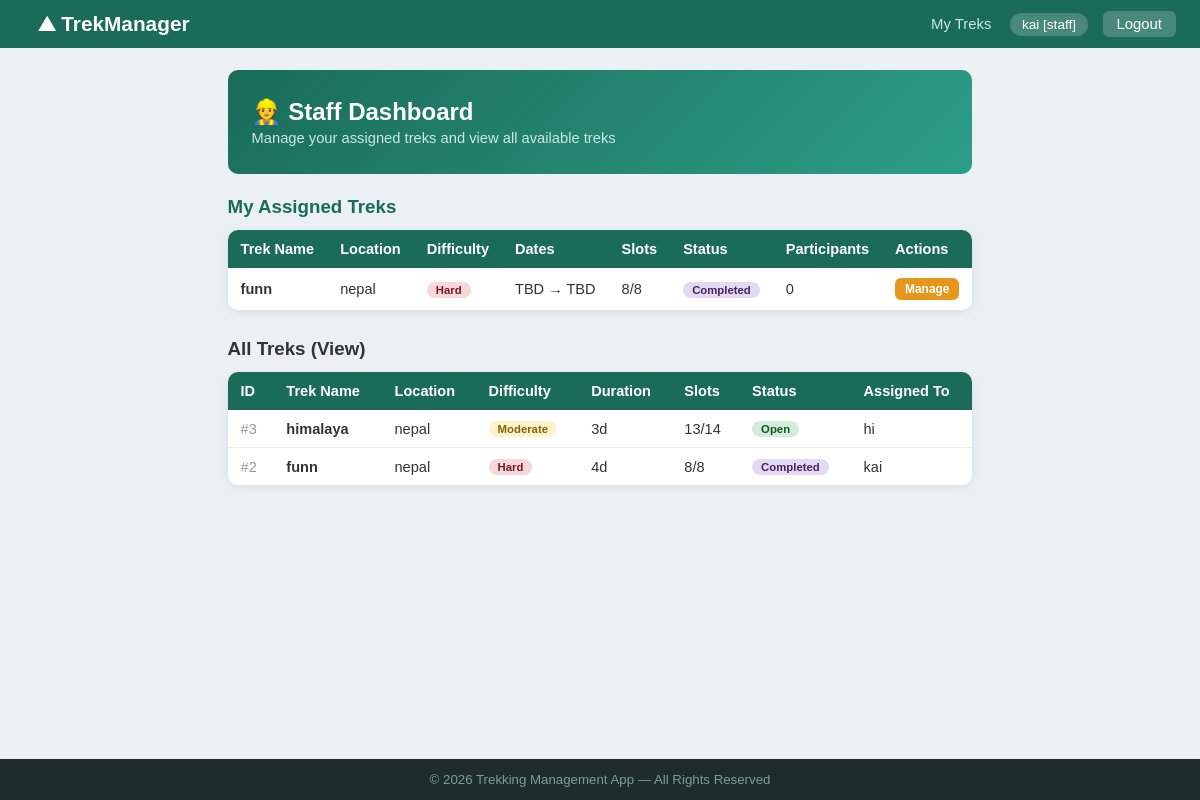
Screenshot of /staff/dashboard (signed in) with the database file from the repository.
### models.py (models this page shows, shortened)
class User(db.Model):
    __tablename__ = 'users'
    id               = db.Column(db.Integer, primary_key=True)
    username         = db.Column(db.String(80), unique=True, nullable=False)
    email            = db.Column(db.String(120), unique=True, nullable=False)
    password         = db.Column(db.String(200), nullable=False)
    role             = db.Column(db.String(20), nullable=False, default='user')   # admin / staff / user
    status           = db.Column(db.String(20), nullable=False, default='active') # active / blacklisted
    approval_status  = db.Column(db.String(20), nullable=True, default='pending') # pending / approved / blacklisted
    phone            = db.Column(db.String(20), nullable=True)
    created_at       = db.Column(db.DateTime, default=datetime.utcnow)
    bookings = db.relationship('Booking', backref='user', lazy=True)

class Trek(db.Model):
    __tablename__ = 'treks'
    id              = db.Column(db.Integer, primary_key=True)
    name            = db.Column(db.String(150), nullable=False)
    location        = db.Column(db.String(150), nullable=False)
    difficulty      = db.Column(db.String(20), nullable=False)          # Easy / Moderate / Hard
    duration        = db.Column(db.Integer, nullable=False)             # days
    available_slots = db.Column(db.Integer, nullable=False, default=10)
    total_slots     = db.Column(db.Integer, nullable=False, default=10)
    status          = db.Column(db.String(20), nullable=False, default='Approved')  # Approved / Open / Closed / Completed
    start_date      = db.Column(db.Date, nullable=True)
    end_date        = db.Column(db.Date, nullable=True)
    description     = db.Column(db.Text, nullable=True)
    created_at      = db.Column(db.DateTime, default=datetime.utcnow)
    assigned_staff_id = db.Column(db.Integer, db.ForeignKey('users.id'), nullable=True)
    assigned_staff    = db.relationship('User', backref='assigned_treks', foreign_keys=[assigned_staff_id])
    bookings = db.relationship('Booking', backref='trek', lazy=True)

### app.py (the view)
@app.route('/staff/dashboard')
def staff_dashboard():
    user = get_current_user()
    if not user or user.role != 'staff':
        flash('Access denied.', 'danger')
        return redirect(url_for('login'))
    assigned_treks = Trek.query.filter_by(assigned_staff_id=user.id).all()
    all_treks = Trek.query.order_by(Trek.id.desc()).all()
    return render_template('staff/dashboard.html', assigned_treks=assigned_treks, all_treks=all_treks)

### app.py (called while the page is built)
def get_current_user():
    if 'user_id' in session:
        return User.query.get(session['user_id'])
    return None

@app.context_processor
def inject_user():
    return dict(current_user=get_current_user)

### templates/staff/dashboard.html (shortened to what this page needs)
{% extends 'base.html' %}
{% block bodyclass %}bg-staff{% endblock %}
{% block content %}
<div class="container">
    <div style="background: linear-gradient(135deg, #1a6b5a, #2d9e88); border-radius: 10px; padding: 28px 24px; color: #fff; margin-bottom: 22px;">
        <h2 style="font-size:1.5em; font-weight:bold; margin-bottom:4px;">&#128119; Staff Dashboard</h2>
        <p style="color:#cce8e3; font-size:0.92em;">Manage your assigned treks and view all available treks</p>
    </div>
    <h3 style="margin-bottom:12px; color:#1a6b5a;">My Assigned Treks</h3>
    {% if assigned_treks %}
    <div class="table-wrap" style="margin-bottom:28px;">
        <table>
            <thead><tr><th>Trek Name</th><th>Location</th><th>Difficulty</th><th>Dates</th><th>Slots</th><th>Status</th><th>Participants</th><th>Actions</th></tr></thead>
            <tbody>
            {% for trek in assigned_treks %}
            {% set booked_count = trek.bookings | selectattr('status','equalto','Booked') | list | length %}
            <tr>
                <td><b>{{ trek.name }}</b></td>
                <td>{{ trek.location }}</td>
                <td><span class="badge badge-{{ trek.difficulty | lower }}">{{ trek.difficulty }}</span></td>
                <td>{{ trek.start_date.strftime('%d %b %Y') if trek.start_date else 'TBD' }} &rarr; {{ trek.end_date.strftime('%d %b %Y') if trek.end_date else 'TBD' }}</td>
                <td>{{ trek.available_slots }}/{{ trek.total_slots }}</td>
                <td><span class="badge badge-{{ trek.status | lower }}">{{ trek.status }}</span></td>
                <td>{{ booked_count }}</td>
                <td><a href="{{ url_for('staff_trek_detail', trek_id=trek.id) }}" class="btn btn-amber btn-sm">Manage</a></td>
            </tr>
            {% endfor %}
            </tbody>
        </table>
    </div>
    {% else %}
    <div class="alert alert-info" style="margin-bottom:28px;">No treks assigned to you yet by admin.</div>
    {% endif %}
    <h3 style="margin-bottom:12px; color:#333;">All Treks (View)</h3>
    {% if all_treks %}
    <div class="table-wrap">
        <table>
            <thead><tr><th>ID</th><th>Trek Name</th><th>Location</th><th>Difficulty</th><th>Duration</th><th>Slots</th><th>Status</th><th>Assigned To</th></tr></thead>
            <tbody>
            {% for trek in all_treks %}
            <tr>
                <td style="color:#999;">#{{ trek.id }}</td>
                <td><b>{{ trek.name }}</b></td>
                <td>{{ trek.location }}</td>
                <td><span class="badge badge-{{ trek.difficulty | lower }}">{{ trek.difficulty }}</span></td>
                <td>{{ trek.duration }}d</td>
                <td>{{ trek.available_slots }}/{{ trek.total_slots }}</td>
                <td><span class="badge badge-{{ trek.status | lower }}">{{ trek.status }}</span></td>
                <td>{% if trek.assigned_staff %}{{ trek.assigned_staff.username }}{% else %}<span style="color:#aaa;">Unassigned</span>{% endif %}</td>
            </tr>
            {% endfor %}
            </tbody>
        </table>
    </div>
    {% else %}
    <div class="alert alert-info">No treks in the system yet.</div>
    {% endif %}
</div>
{% endblock %}

### templates/base.html (shortened to what this page needs)
<!DOCTYPE html>
<html lang="en">
<head>
</head>
<body class="{% block bodyclass %}bg-login{% endblock %}">
<nav>
    <a href="{{ url_for('index') }}" class="brand">&#9968; TrekManager</a>
    <div>
        {% if session.user_id %}
            {% set user = current_user() %}
            {% if user.role == 'admin' %}
                <a href="{{ url_for('admin_dashboard') }}">Dashboard</a>
                <a href="{{ url_for('admin_treks') }}">Treks</a>
                <a href="{{ url_for('admin_staff') }}">Staff</a>
                <a href="{{ url_for('admin_users') }}">Users</a>
                <a href="{{ url_for('admin_bookings') }}">Bookings</a>
            {% elif user.role == 'staff' %}
                <a href="{{ url_for('staff_dashboard') }}">My Treks</a>
            {% else %}
                <a href="{{ url_for('user_dashboard') }}">Dashboard</a>
                <a href="{{ url_for('user_browse_treks') }}">Browse Treks</a>
                <a href="{{ url_for('user_profile') }}">Profile</a>
            {% endif %}
            <span class="username-badge">{{ user.username }} [{{ user.role }}]</span>
            <a href="{{ url_for('logout') }}" class="logout-btn">Logout</a>
        {% else %}
            <a href="{{ url_for('login') }}">Login</a>
            <a href="{{ url_for('register') }}" class="logout-btn">Register</a>
        {% endif %}
    </div>
</nav>
{% block content %}{% endblock %}
<footer>&copy; 2026 Trekking Management App &mdash; All Rights Reserved</footer>
</body>
</html>

### templates/base.html (style rules this page uses)
* { box-sizing: border-box; margin: 0; padding: 0; }
body { font-family: Arial, sans-serif; background: #f0f4f0; color: #333; min-height: 100vh; display: flex; flex-direction: column; }
nav { background: #1a6b5a; padding: 12px 24px; display: flex; justify-content: space-between; align-items: center; }
nav .brand { color: #fff; font-size: 1.3em; font-weight: bold; text-decoration: none; }
nav a { color: #cce8e3; text-decoration: none; margin-left: 14px; font-size: 0.93em; }
nav .username-badge { background: rgba(255,255,255,0.2); color: #fff; padding: 4px 12px; border-radius: 20px; font-size: 0.85em; margin-left: 14px; }
nav .logout-btn { background: rgba(255,255,255,0.2); padding: 5px 14px; border-radius: 6px; color: #fff; margin-left: 10px; }
.container { max-width: 1100px; margin: 22px auto; padding: 0 22px; flex: 1; }
body.bg-staff { background: #eaf0f4; }
.table-wrap { border-radius: 10px; overflow: hidden; box-shadow: 0 2px 8px rgba(0,0,0,0.08); margin-bottom: 18px; }
table { width: 100%; border-collapse: collapse; background: #fff; font-size: 0.91em; }
thead tr { background: #1a6b5a; color: #fff; }
thead th { padding: 11px 13px; text-align: left; font-weight: 600; }
tbody tr { border-bottom: 1px solid #eee; }
tbody tr:last-child { border-bottom: none; }
tbody td { padding: 10px 13px; vertical-align: middle; }
.badge { display: inline-block; padding: 2px 9px; border-radius: 12px; font-size: 0.78em; font-weight: bold; }
.badge-moderate { background: #fff3cd; color: #856404; }
.badge-hard { background: #f8d7da; color: #721c24; }
.badge-open { background: #d4edda; color: #155724; }
.badge-completed { background: #e2d9f3; color: #4a235a; }
.btn { display: inline-block; padding: 7px 15px; border: none; border-radius: 6px; cursor: pointer; font-size: 0.88em; font-weight: 600; text-decoration: none; transition: opacity 0.15s; }
.btn-amber { background: #e6961a; color: #fff; }
.btn-sm { padding: 4px 10px; font-size: 0.82em; }
footer { background: #1e2d2b; color: #7a9e96; text-align: center; padding: 13px; font-size: 0.83em; margin-top: auto; }

### rows the page displays
User: username "kai", role "staff"
Trek: name "funn", location "nepal", difficulty "Hard", start_date "TBD", end_date "TBD", available_slots "8", total_slots "8", status "Completed", booked_count "0", id "2", duration "4", assigned_staff.username "kai"
Trek: id "3", name "himalaya", location "nepal", difficulty "Moderate", duration "3", available_slots "13", total_slots "14", status "Open", assigned_staff.username "hi"
